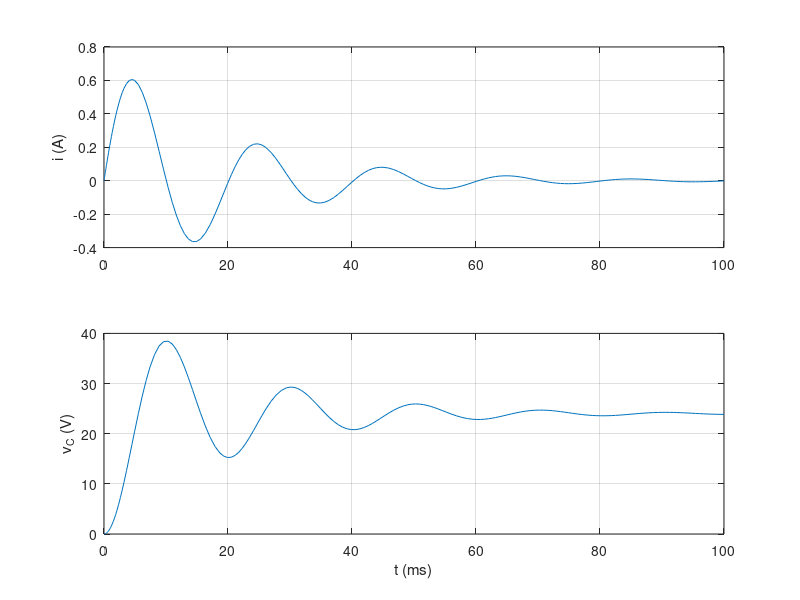

The MATLAB source for this figure:
% Day 075 · Systems of ODEs and Higher-Order ODEs — A series RLC circuit (second order)
% Run: open this file in MATLAB and press Run (or type example_1 in the Command Window)

% L q'' + R q' + q/C = V(t)   with i = q'
R = 10; L = 0.1; C = 100e-6; V = 24;
f = @(t, y) [y(2); (V - R*y(2) - y(1)/C) / L];     % y = [q; i]
[t, Y] = ode45(f, [0 0.1], [0; 0]);
vC = Y(:, 1) / C;
subplot(2, 1, 1); plot(t*1000, Y(:, 2)); ylabel('i (A)'); grid on
subplot(2, 1, 2); plot(t*1000, vC); ylabel('v_C (V)'); xlabel('t (ms)'); grid on
zeta = R/2 * sqrt(C/L);
fprintf('zeta = %.3f, overshoot of vC = %.1f %%\n', zeta, 100*(max(vC) - V)/V);
